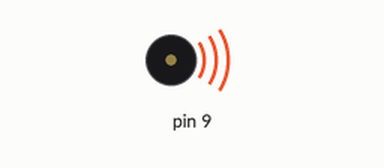
This sketch was run on a simulated Arduino Uno, built with avr-gcc and run on an emulated ATmega328P. On the bench: buzzer (waves = sounding).

Above: at 0.1 s.
At 12.0 s:
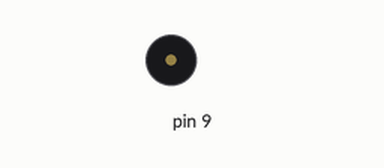
Timing chart, 0 to 13.5 s (numbered marks = the images above):
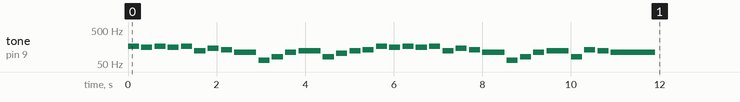

The sketch:

Fur_Elise.ino
```cpp
#include "pitches.h"

// notes in the melody:

int melody[] = {
  NOTE_E3, NOTE_DS3,
   NOTE_E3, NOTE_DS3,NOTE_E3, NOTE_B2, NOTE_D3, NOTE_C3,
    NOTE_A2, NOTE_C2, NOTE_E2, NOTE_A2,
     NOTE_B2, NOTE_E2, NOTE_GS2,NOTE_B2, NOTE_C3,
  NOTE_E3, NOTE_DS3,
   NOTE_E3, NOTE_DS3,NOTE_E3, NOTE_B2, NOTE_D3, NOTE_C3,
    NOTE_A2, NOTE_C2, NOTE_E2, NOTE_A2,
     NOTE_B2, NOTE_E2, NOTE_C3, NOTE_B2, NOTE_A2
};

// note durations: 4 = quarter note, 8 = eighth note, etc.:
int noteDurations[] = {
  4,4,
   4,4,4,4,4,4,
    2,4,4,4,
     2,4,4,4,4,
  4,4,
   4,4,4,4,4,4,
    2,4,4,4,
     2,4,4,4,1
};

void setup() {
  // iterate over the notes of the melody:
  for (int thisNote = 0; thisNote < 35; thisNote++) {

    // to calculate the note duration, take one second
    // divided by the note type.
    //e.g. quarter note = 1000 / 4, eighth note = 1000/8, etc.
    int noteDuration = 1000 / noteDurations[thisNote];
    tone(9, melody[thisNote], noteDuration);

    // to distinguish the notes, set a minimum time between them.
    // the note's duration + 30% seems to work well:
    int pauseBetweenNotes = noteDuration + 50;
    delay(pauseBetweenNotes);
    // stop the tone playing:
    noTone(9);
  }
}

void loop() {
  // no need to repeat the melody.
}
```
